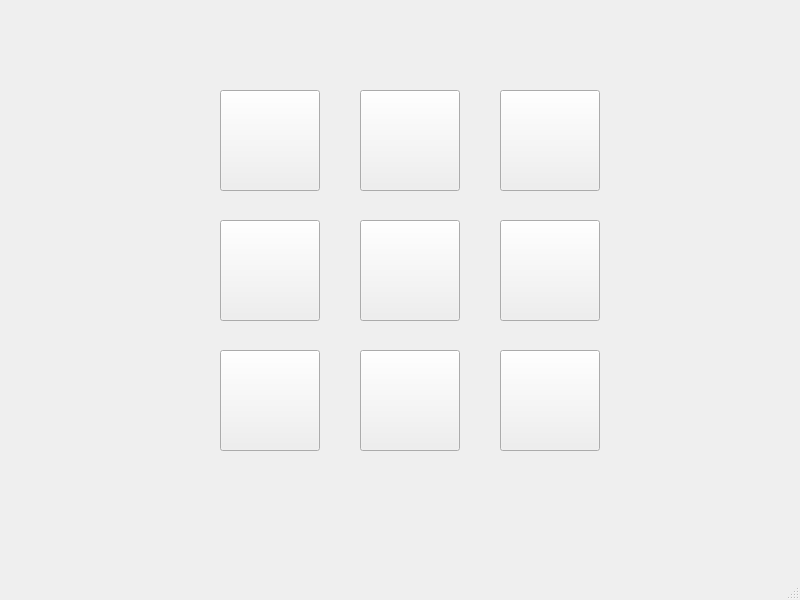
<?xml version="1.0" encoding="UTF-8"?>
<ui version="4.0">
 <class>MainWindow</class>
 <widget class="QMainWindow" name="MainWindow">
  <property name="geometry">
   <rect>
    <x>0</x>
    <y>0</y>
    <width>800</width>
    <height>600</height>
   </rect>
  </property>
  <property name="windowTitle">
   <string>MainWindow</string>
  </property>
  <widget class="QWidget" name="centralwidget">
   <widget class="QPushButton" name="pushButton">
    <property name="geometry">
     <rect>
      <x>220</x>
      <y>90</y>
      <width>100</width>
      <height>101</height>
     </rect>
    </property>
    <property name="text">
     <string/>
    </property>
   </widget>
   <widget class="QPushButton" name="pushButton_2">
    <property name="geometry">
     <rect>
      <x>360</x>
      <y>90</y>
      <width>100</width>
      <height>101</height>
     </rect>
    </property>
    <property name="text">
     <string/>
    </property>
   </widget>
   <widget class="QPushButton" name="pushButton_3">
    <property name="geometry">
     <rect>
      <x>500</x>
      <y>90</y>
      <width>100</width>
      <height>101</height>
     </rect>
    </property>
    <property name="text">
     <string/>
    </property>
   </widget>
   <widget class="QPushButton" name="pushButton_4">
    <property name="geometry">
     <rect>
      <x>220</x>
      <y>220</y>
      <width>100</width>
      <height>101</height>
     </rect>
    </property>
    <property name="text">
     <string/>
    </property>
   </widget>
   <widget class="QPushButton" name="pushButton_5">
    <property name="geometry">
     <rect>
      <x>360</x>
      <y>220</y>
      <width>100</width>
      <height>101</height>
     </rect>
    </property>
    <property name="text">
     <string/>
    </property>
   </widget>
   <widget class="QPushButton" name="pushButton_6">
    <property name="geometry">
     <rect>
      <x>500</x>
      <y>220</y>
      <width>100</width>
      <height>101</height>
     </rect>
    </property>
    <property name="text">
     <string/>
    </property>
   </widget>
   <widget class="QPushButton" name="pushButton_7">
    <property name="geometry">
     <rect>
      <x>220</x>
      <y>350</y>
      <width>100</width>
      <height>101</height>
     </rect>
    </property>
    <property name="text">
     <string/>
    </property>
   </widget>
   <widget class="QPushButton" name="pushButton_8">
    <property name="geometry">
     <rect>
      <x>360</x>
      <y>350</y>
      <width>100</width>
      <height>101</height>
     </rect>
    </property>
    <property name="text">
     <string/>
    </property>
   </widget>
   <widget class="QPushButton" name="pushButton_9">
    <property name="geometry">
     <rect>
      <x>500</x>
      <y>350</y>
      <width>100</width>
      <height>101</height>
     </rect>
    </property>
    <property name="text">
     <string/>
    </property>
   </widget>
   <zorder>pushButton_5</zorder>
   <zorder>pushButton</zorder>
   <zorder>pushButton_2</zorder>
   <zorder>pushButton_3</zorder>
   <zorder>pushButton_4</zorder>
   <zorder>pushButton_6</zorder>
   <zorder>pushButton_7</zorder>
   <zorder>pushButton_8</zorder>
   <zorder>pushButton_9</zorder>
  </widget>
  <widget class="QMenuBar" name="menubar">
   <property name="geometry">
    <rect>
     <x>0</x>
     <y>0</y>
     <width>800</width>
     <height>34</height>
    </rect>
   </property>
  </widget>
  <widget class="QStatusBar" name="statusbar"/>
 </widget>
 <resources/>
 <connections/>
</ui>
